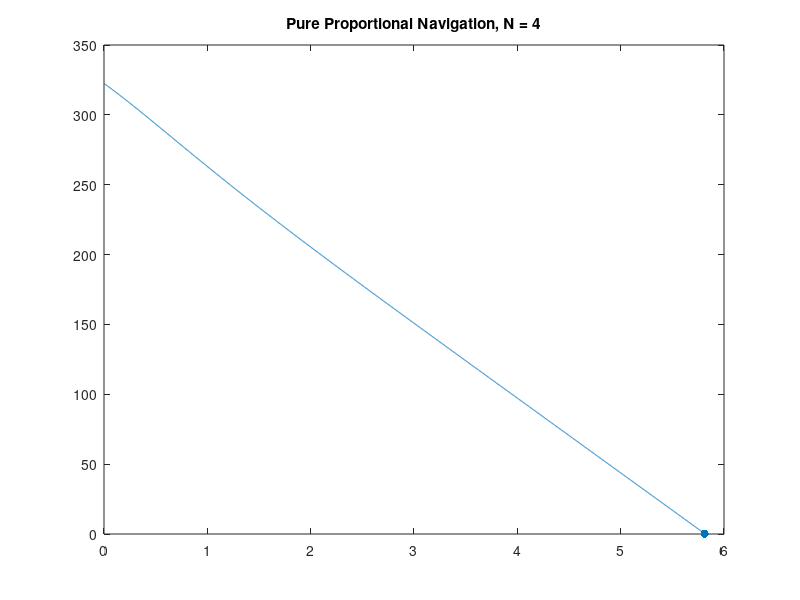

Write MATLAB code to recreate this figure. (Note: this script raises an error after producing the figure.)
%--------------------------------------------------------------------------
% Pure Proportional Navigation Guidance Law 
%
% * This script contains an over-simplified kinematics simulation that
%   demonstrates the use of pure pro-nav for target pursuit. 
%
% * All positions, velocities, and angels are in the inertial frame (NED).
%
% * Kinematics assume all commands are executed perfectly and immediately.
% 
% Resources:
% * Zarchan, P., 2007. Tactical and Stratigic Missile Guidance, 
%   AIAA Press, 
% 
% * Stevens, B.L., Lewis, F.L. and Johnson, E.N., 2015. Aircraft control 
%   and simulation: dynamics, controls design, and autonomous systems.
%   John Wiley & Sons.
% 
% * Ben Dickinson's toturial series: 
%   - Kinematics for Simulation of Proportional Navigation Rev 2
%     Section 3 Module 2 - Missile Guidance
%   - How to Code Proportional Navigation in Matlab or Octave
%     Missile Guidance Fundamentals - Appendix A
%
% Ben Raanan, Monterey Bay Aquarium Research Institute (MBARI), Feb 12 2022
%--------------------------------------------------------------------------
% clear; close all

% Pro-Nav gain, unitless (typically set between 3-5)
N = 4;

% Pursuer init prams
pursuer.N   =  0; % north pos, m
pursuer.E   =  0; % east pos, m
pursuer.psi =  0; % heading, rad
pursuer.V   =  100; % velocity magnitude, m/s
pursuer.Nv  =  pursuer.V * cos(pursuer.psi); % north velocity, m/s
pursuer.Ev  =  pursuer.V * sin(pursuer.psi); % east velocity, m/s

% Target init prams
target.anchored = false; % fix target to init pos when true
target.N   =  280; % north pos, m
target.E   =  160;   % east pos, m
target.Nv  =  10; % north velocity, m/s
target.Ev  =  50; % east velocity, m/s
target.V   = sqrt(target.Nv^2 + target.Ev^2); % velocity magnitude, m/s

% Current prams
% Applied as a disturbance to pursuer's and target's velocity
current.Nv =  0.0; % north velocity, m/s
current.Ev =  0.0; % east velocity, m/s

% Sim params
S  = 1250;    % max sim duration, seconds
dt = 1/1000;     % time-step size, seconds
Niter = S/dt; % max iteration num

% Pre-allocate logger
logger.t   = nan(1, Niter);    % elapsed time
logger.pN  = nan(1, Niter);    % pursuer north pos
logger.pE  = nan(1, Niter);    % pursuer east pos
logger.pNv = nan(1, Niter);    % pursuer north vel
logger.pEv = nan(1, Niter);    % pursuer east vel
logger.psi = nan(1, Niter);    % pursuer heading angle

logger.tN  = nan(1, Niter);    % target north pos
logger.tE  = nan(1, Niter);    % target east pos
logger.tNv = nan(1, Niter);    % target north vel
logger.tEv = nan(1, Niter);    % target east vel

logger.R   = nan(1, Niter);    % pursuer/target range
logger.Lambda = nan(1, Niter); % pursuer/target bearing

%--------------------------------------------------------------------------
% Init sim
%--------------------------------------------------------------------------
RTP_last = [(target.N - pursuer.N);... % delta N
    (target.E - pursuer.E)];	       % delta E

% Target pos
target.N = target.N + target.Nv*dt;
target.E = target.E + target.Ev*dt;

% Pursuer pos
pursuer.N = pursuer.N + pursuer.Nv*dt;
pursuer.E = pursuer.E + pursuer.Ev*dt;

%--------------------------------------------------------------------------
% Run sim
%--------------------------------------------------------------------------
for k = 1:Niter
    
    % Relative position in the inertial frame, m
    RTP = [(target.N - pursuer.N);... % delta N
        (target.E - pursuer.E)];      % delta E
    
    % Range to target
    R = norm(RTP);
    
    % Relative velocity in the inertial frame, m/s
    % VTP = [(target.Nv - pursuer.Nv);... % delta N velocity
    %        (target.Ev - pursuer.Ev)];   % delta E velocity
    VTP = (RTP - RTP_last) ./ dt;
    
    % Closing velocity, m/s
    % Vc = -RTP'*VTP / R;
    
    % Pursuer velocity, m/s
    Vp = sqrt(pursuer.Nv^2 + pursuer.Ev^2);
    
    % Target velocity, m/s
    % Vt = sqrt(target.Nv^2 + target.Ev^2);
    
    % Line-of-sight (LOS) angle, rad
    lambda = atan2(RTP(2), RTP(1));
    
    % LOS angle time derivative (d/dt lambda), rad/s
    lambda_dot = (RTP(1)*VTP(2) - RTP(2)*VTP(1)) / R^2;
    
    % Target heading, rad
    % beta = atan2(target.Ev, target.Nv);
    
    % Lead angle, rad
    % L = asin(Vt * sin(beta + lambda) / Vp);
    
    % True Proportional Navigation, rad/s2
    % nc = N * Vc * lambda_dot;
    
    %-------------------------------------
    % Pure Proportional Navigation
    ap = N * Vp * lambda_dot;
    %-------------------------------------
    
    % Terminate sim at intercept
    if abs(R) <= 0.25
        break;
    end
    
    % Update pursuer pos for time-step and apply current slip
    pursuer.N = pursuer.N + pursuer.Nv*dt + current.Nv*dt;
    pursuer.E = pursuer.E + pursuer.Ev*dt + current.Ev*dt;
    
    % Compute the N/E acceleration commands
    % In pure pro-nav accel commands are applied normal
    % to pursuer's velocity vector
    pNa = -ap * sin(pursuer.psi);
    pEa =  ap * cos(pursuer.psi);
    
    % Update pursuer N/E velocities
    pursuer.Nv = pursuer.Nv + pNa*dt;
    pursuer.Ev = pursuer.Ev + pEa*dt;
    
    % Update pursuer heading
    pursuer.psi = atan2(pursuer.Ev, pursuer.Nv);
    
    % Update target pos for time step
    if(~target.anchored)
        target.N = target.N + target.Nv*dt + current.Nv*dt;
        target.E = target.E + target.Ev*dt + current.Ev*dt;
    end
    RTP_last = RTP;
    
    %-------------------------------------
    % Log time-step data
    logger.t(k)   = k*dt;
    logger.pN(k)  = pursuer.N;
    logger.pE(k)  = pursuer.E;
    logger.pNv(k) = pursuer.Nv;
    logger.pEv(k) = pursuer.Ev;
    logger.psi(k) = pursuer.psi;
    logger.tN(k)  = target.N;
    logger.tE(k)  = target.E;
    logger.tNv(k) = target.Nv;
    logger.tEv(k) = target.Ev;
    logger.R(k)   = R;
    logger.Lambda(k) = lambda;
    
end

%--------------------------------------------------------------------------
% Visualize results
%--------------------------------------------------------------------------
% close all;

% Impact index
[M,I] = min(logger.R);

% Range
%-------------------------------------
figure;
plot(logger.t,logger.R); hold on;
scatter(I*dt, M, 'filled')
title(['Pure Proportional Navigation, N = ' num2str(N) ])
legend('Range',...
    ['Intercept: r = ' num2str(M) ' m, t = ' num2str(I*dt) ' s'],...
    'Location','nw')
ylabel('Range (m)')
xlabel('Elapsed time (sec)')
set(gca, 'YDir', 'reverse')

% Heading
%-------------------------------------
rad2deg = @(x) x*180/pi;  % helper function

figure;
plot(logger.t, rad2deg(logger.psi)); hold on;
plot(logger.t, rad2deg(logger.Lambda)); hold on;
title(['Pure Proportional Navigation, N = ' num2str(N) ])
legend('Pursuer heading', 'Bearing to target', 'Location', 'nw' )
ylabel('Heading angle (deg)')
xlabel('Elapsed time (sec)')

% Position
%-------------------------------------
figure;
scatter(logger.pE, logger.pN, 'filled'); hold on;
scatter(logger.tE, logger.tN, 'filled');
set(gca, 'DataAspectRatio',[1 1 1]);
title(['Pure Proportional Navigation, N = ' num2str(N) ])
legend('Pursuer', 'Target', 'Location', 'southoutside',...
    'Orientation','horizontal')
xlabel('+E (m)')
ylabel('+N (m)')
